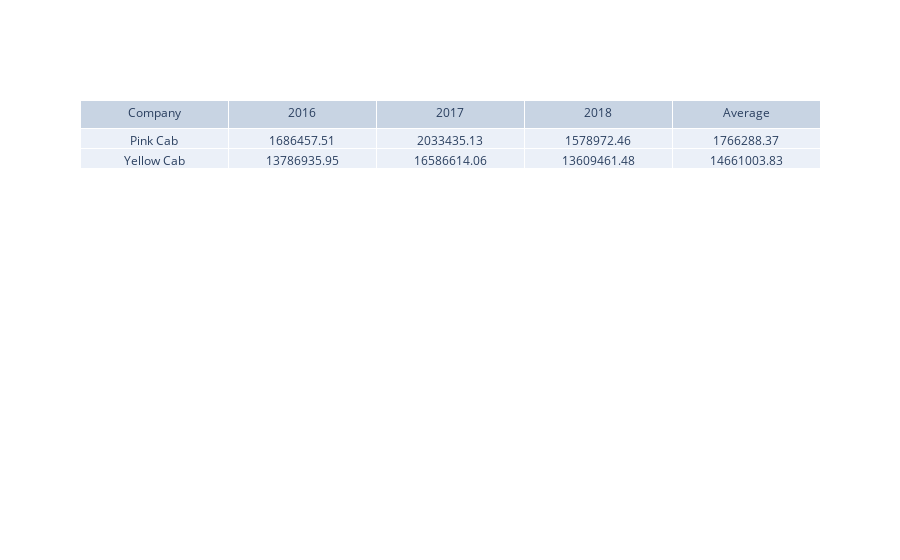

Source (notebook cell):
### Code cell
import plotly.graph_objects as go

pink_2016 = round(pink[pink['Date of Travel'].str.contains(r"\b2016\b", regex=True)].Profit.sum(), 2)
pink_2017 = round(pink[pink['Date of Travel'].str.contains(r"\b2017\b", regex=True)].Profit.sum(), 2)
pink_2018 = round(pink[pink['Date of Travel'].str.contains(r"\b2018\b", regex=True)].Profit.sum(), 2)
pink_avg = round(((pink_2016 + pink_2017 + pink_2018) / 3), 2)

yellow_2016 = round(yellow[yellow['Date of Travel'].str.contains(r"\b2016\b", regex=True)].Profit.sum(), 2)
yellow_2017 = round(yellow[yellow['Date of Travel'].str.contains(r"\b2017\b", regex=True)].Profit.sum(), 2)
yellow_2018 = round(yellow[yellow['Date of Travel'].str.contains(r"\b2018\b", regex=True)].Profit.sum(), 2)
yellow_avg = round(((yellow_2016 + yellow_2017 + yellow_2018) / 3), 2)

colors = ['pink', 'yellow']

fig = go.Figure(data=[go.Table(header=dict(values=['Company', '2016', '2017', '2018', 'Average']),
                 cells=dict( values=[['Pink Cab', 'Yellow Cab'], 
                                    [pink_2016, yellow_2016],
                                   [pink_2017, yellow_2017],
                                   [pink_2018, yellow_2018],
                                   [pink_avg, yellow_avg]]))])
fig.show()

### Figure 1 — Plotly figure (JSON) as saved in the notebook; plotly's stock layout.template omitted (floating-point values rounded to 4 significant figures)
{"data": [{"cells": {"values": [["Pink Cab", "Yellow Cab"], [1686000.0, 13790000.0], [2033000.0, 16590000.0], [1579000.0, 13610000.0], [1766000.0, 14660000.0]]}, "header": {"values": ["Company", "2016", "2017", "2018", "Average"]}, "type": "table"}], "layout": {}}
